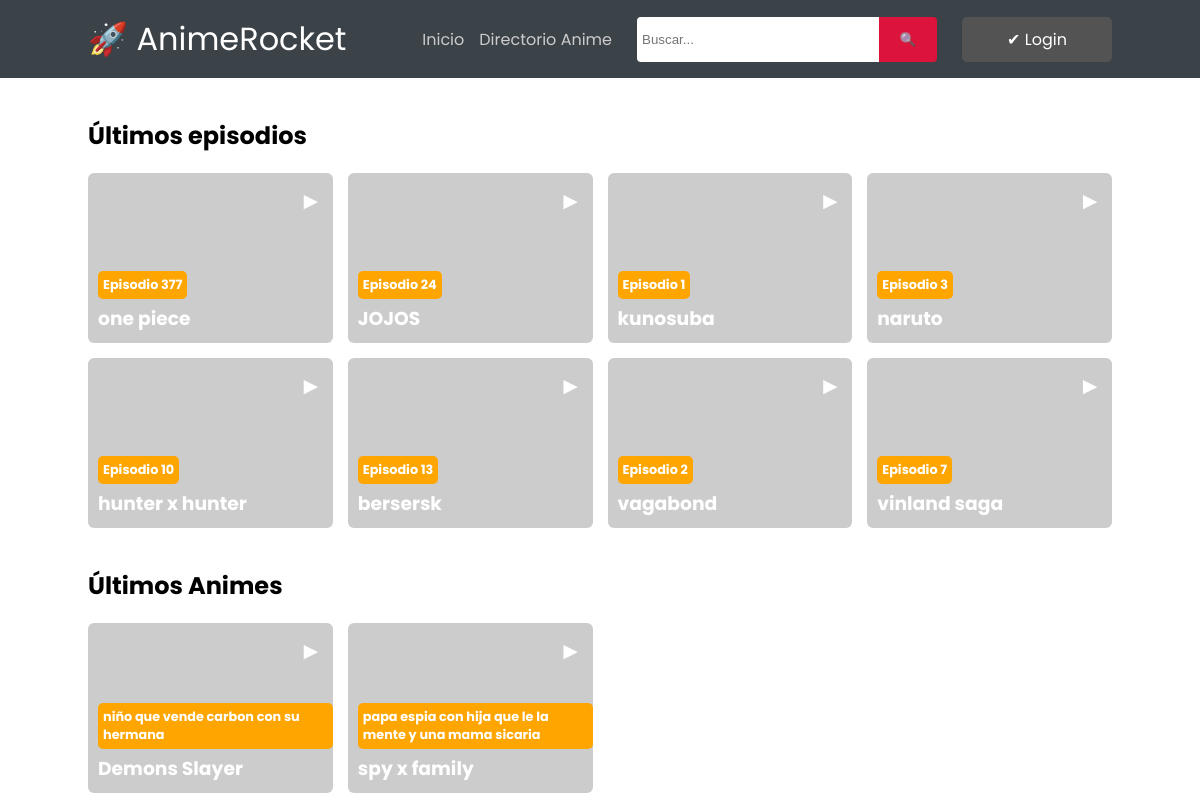
The page / on the database its author committed.
### tables this page shows
CREATE TABLE `video` (
  `id` int(11) NOT NULL,
  `titulo` varchar(55) NOT NULL,
  `thumbnail` varchar(255) NOT NULL,
  `archivo` varchar(255) NOT NULL,
  `categoria` varchar(11) NOT NULL,
  `lista` int(4) NOT NULL,
  `fecha_insercion` date NOT NULL,
  `fecha_publicacion` timestamp NOT NULL DEFAULT current_timestamp() ON UPDATE current_timestamp(),
  `orden` int(4) NOT NULL
);

CREATE TABLE `listas` (
  `id` int(11) NOT NULL,
  `nombre` varchar(45) NOT NULL,
  `sipnosis` varchar(255) NOT NULL,
  `thumbnail` varchar(255) NOT NULL,
  `capitulos` varchar(255) NOT NULL,
  `fecha_insercion` date NOT NULL,
  `votos` float(1,1) NOT NULL,
  `anio` timestamp NOT NULL DEFAULT current_timestamp() ON UPDATE current_timestamp()
);

### config/videos.php (called while the page is built, shortened)
<?php
    class Video extends mysqli{
        public function get_videos(){
            $consulta = "SELECT * FROM video";
            $query = $this->query($consulta);
            return $query;
        }
    }
?>

### config/listas.php (called while the page is built, shortened)
<?php
    class listas extends mysqli{
    public function get_listas(){
        $consulta = "SELECT * FROM listas";
        $query = $this->query($consulta);
        return $query;
    }
}
?>

### index.php (the view, shortened to what this page needs)
<!DOCTYPE html>
<html lang="es-MX">
<head>
    <link rel="stylesheet" href="css/styles.css">
</head>
<body>
  <header>
    <div class="header">
      <div class="logo">🚀 AnimeRocket</div>
      <nav>
        <ul>
          <li><a href="index.php">Inicio</a></li>
          <li><a href="browser.php">Directorio Anime</a></li>
        </ul>
        <div id="search">
          <form action="index.php" method="POST">
            <input type="text" placeholder="Buscar..." name="texto">
            <input type="submit" name="search" value="🔍">
          </form>
        </div>
        <a href="admin/index.php" class="login">✔ Login</a>
      </nav>
    </div>
  </header>
  <section id="main">
    <h2>Últimos episodios</h2>
    <div class="episodes">
      <?php
      require_once 'config/videos.php';
      $videos= new video("localhost","root","","anime_rocket");
        if (isset($_POST['search'])) {
          $result = $videos->search($_POST['texto']);
        } else {
          $result = $videos ->get_videos();
        }
        while ($row = $result-> fetch_array()) {
      ?>
        <div class="episode">
          <p class="icon">►</p>
          <img src="<?php echo $row['thumbnail'] ?>" alt="">
          <div class="episode_description">
            <p class="episode_number">Episodio <?php echo $row['orden'];?></p>
            <h3 class="episode_title"><?php echo $row['titulo']  ?></h3>
          </div>
        </div>
        <?php
          }
        ?>
    </div>
  </section>
  <section id="main">
    <h2>Últimos Animes</h2>
    <div class="episodes">
      <?php
      require_once 'config/listas.php';
      $listasOjb= new listas("localhost","root","","anime_rocket");
        if (isset($_POST['search'])) {
          $result2 = $listasOjb->search($_POST['texto']);
        } else {
          $result2 = $listasOjb ->get_listas();
        }
        while ($row2 = $result2-> fetch_assoc()) {
      ?>
        <div class="episode">
          <p class="icon">►</p>
          <div class="episode_description">
            <p class="episode_number"><?php echo $row2['sipnosis'];?></p>
            <h3 class="episode_title"><?php echo $row2['nombre']  ?></h3>
          </div>
        </div>
        <?php
          }
        ?>
    </div>
  </section>
</body>
</html>

### css/styles.css (style rules this page uses)
* { margin: 0; padding: 0; }
body { font-family: 'Poppins', sans-serif; }
header { background: #3b4248; padding: 15px 0; width: 100%; }
.header { display: flex; max-width: 1024px; margin: auto; align-items: center; justify-content: space-between; }
.logo { font-size: 2rem; color: #fff; }
nav { display: flex; gap: 25px; }
nav ul { list-style: none; display: flex; align-items: center; gap: 15px; }
nav ul a { text-decoration: none; color: #ccc; font-size: 1rem; display: block; transition: all 0.5s ease; }
#search form { display: flex; align-items: center; width: 300px; }
#search form input { width: 80%; height: 35px; padding: 5px; border: none; border-radius: 4px 0 0 4px; }
#search form input[type='submit'] { width: 20%; height: 45px; background-color: crimson; border: none; border-radius: 0 4px 4px 0; }
.login { display: flex; justify-content: center; align-items: center; width: 150px; background: #535353; border-radius: 5px; text-decoration: none; color: #fff; text-align: center; transition: all 0.5s ease; }
#main { max-width: 1024px; margin: 40px auto; }
.episodes { display: grid; grid-template-columns: repeat(4, 1fr); gap: 15px; margin-top: 20px; }
.episode { position: relative; overflow: hidden; border-radius: 6px; cursor: pointer; }
.episode img { width: 100%; height: 100%; object-fit: cover; transition: all 0.5s ease-in-out; }
.icon { color: #fff; font-size: 1.5rem; position: absolute; top: 10px; right: 10px; }
.episode_description { position: absolute; bottom: 10px; left: 10px; color: #fff; }
.episode_number { background: orange; font-size: 0.8rem; font-weight: bold; width: auto; padding: 5px; border-radius: 5px; display: inline-block; margin-bottom: 5px; }

### rows shown on the page
video: orden "377", titulo "one piece"
video: orden "24", titulo "JOJOS"
video: orden "1", titulo "kunosuba"
video: orden "3", titulo "naruto"
video: orden "10", titulo "hunter x hunter"
video: orden "13", titulo "bersersk"
video: orden "2", titulo "vagabond"
video: orden "7", titulo "vinland saga"
listas: sipnosis "niño que vende carbon con su hermana", nombre "Demons Slayer"
listas: sipnosis "papa espia con hija que le la mente y una mama sicaria", nombre "spy x family"
